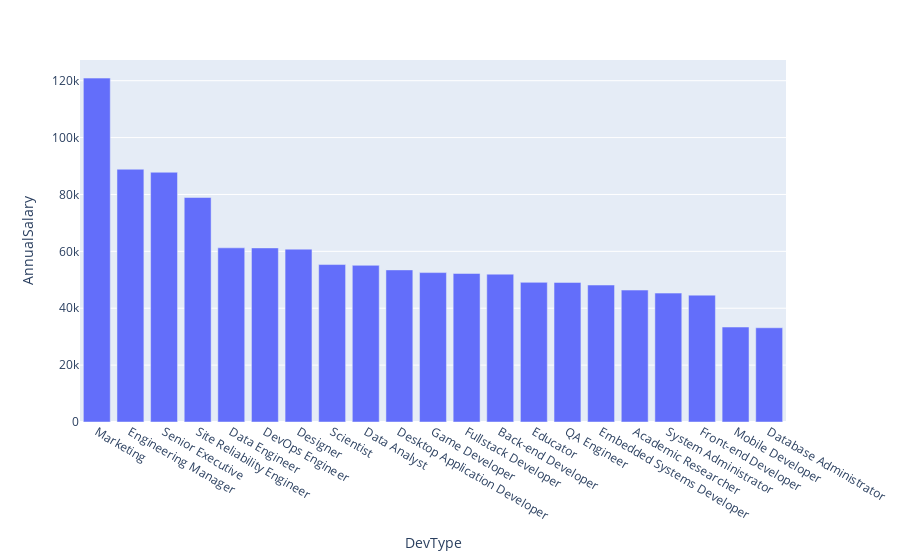

Notebook cell for this chart:
### Markdown cell above
### Highest paying job titles

### Code cell
df1=df.copy()
df1['DevType'] = df1['DevType'].astype(str).apply(lambda x:x.split(';')[0])
df1 = df1.explode('DevType')
df1 = df1[['DevType','AnnualSalary']].groupby('DevType').mean()['AnnualSalary'].sort_values(ascending = False).reset_index()#.plot(
 #kind = 'bar' , x = 'DevType' , y = 'AnnualSalary' , figsize =(12,8))
fig = px.bar(df1, x='DevType',y='AnnualSalary')
fig.show()

### Figure 1 — Plotly figure (JSON) as saved in the notebook; plotly's stock layout.template omitted (floating-point values rounded to 4 significant figures)
{"data": [{"alignmentgroup": "True", "hovertemplate": "DevType=%{x}<br>AnnualSalary=%{y}<extra></extra>", "legendgroup": "", "marker": {"color": "#636efa", "pattern": {"shape": ""}}, "name": "", "offsetgroup": "", "orientation": "v", "showlegend": false, "textposition": "auto", "type": "bar", "x": ["Marketing", "Engineering Manager", "Senior Executive", "Site Reliability Engineer", "Data Engineer", "DevOps Engineer", "Designer", "Scientist", "Data Analyst", "Desktop Application Developer", "Game Developer", "Fullstack Developer", "Back-end Developer", "Educator", "QA Engineer", "Embedded Systems Developer", "Academic Researcher", "System Administrator", "Front-end Developer", "Mobile Developer", "Database Administrator"], "xaxis": "x", "y": [120900.0, 88870.0, 87810.0, 78930.0, 61230.0, 61210.0, 60770.0, 55360.0, 55090.0, 53480.0, 52530.0, 52220.0, 51980.0, 49090.0, 49080.0, 48160.0, 46380.0, 45310.0, 44600.0, 33390.0, 33130.0], "yaxis": "y"}], "layout": {"barmode": "relative", "legend": {"tracegroupgap": 0}, "margin": {"t": 60}, "xaxis": {"anchor": "y", "domain": [0, 1], "title": {"text": "DevType"}}, "yaxis": {"anchor": "x", "domain": [0, 1], "title": {"text": "AnnualSalary"}}}}
